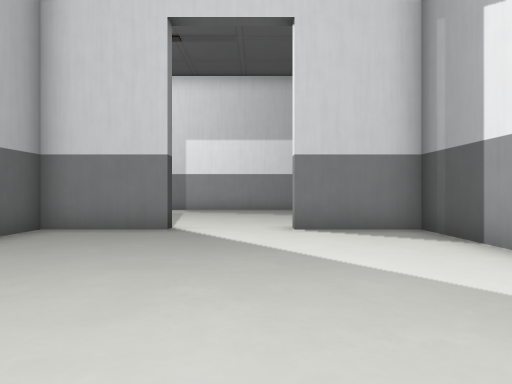
View 1 (above)

20 first-person views from a walk through a Unity game level. The camera is 1.5 m above the floor, looks level and sees 70° across. The floor is counted in squares, 2 m on a side. Each view is taken from the middle of a square. On the plan, view 1 faces up. The plan holds only what a view shows up to about 11 squares ahead; the rest is blank. The place goes on beyond the plan. The player character is not drawn. Some animated figures are left out. Some surface patterns are stand-ins.

View 2
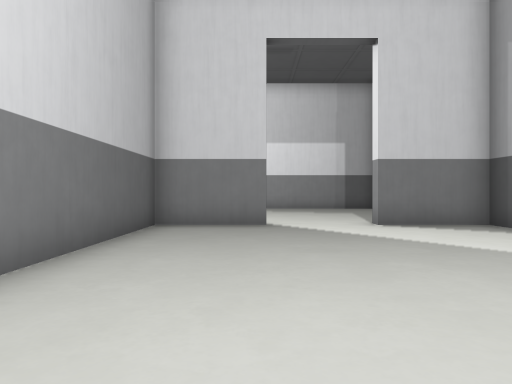

View 3
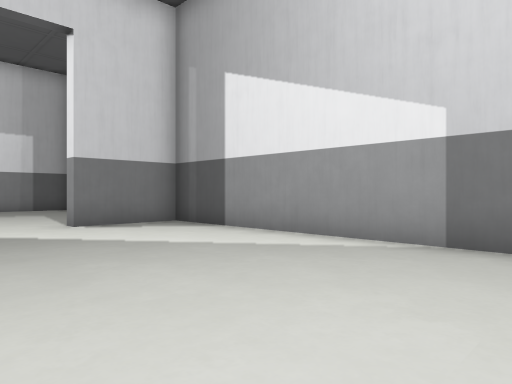

View 4
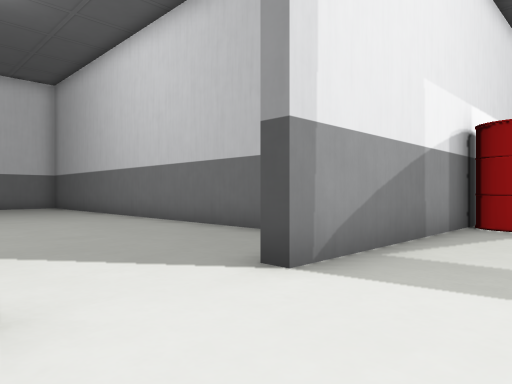

View 5
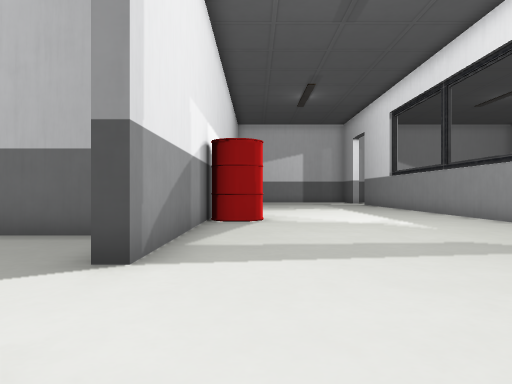

View 6
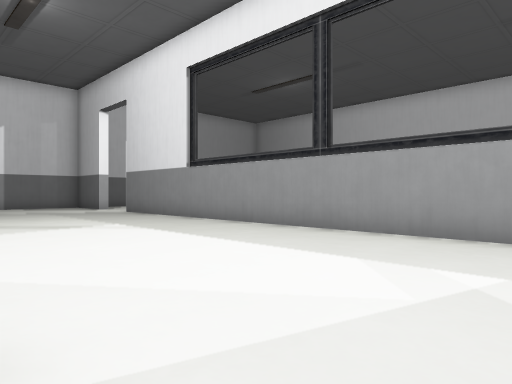

View 7
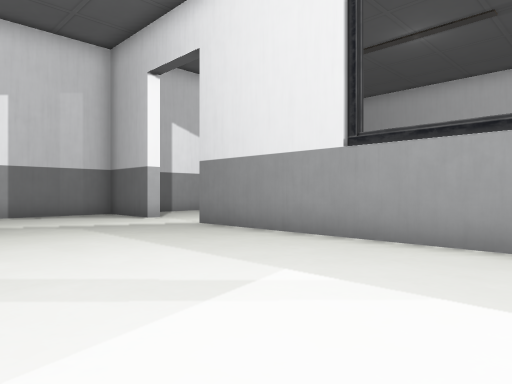

View 8
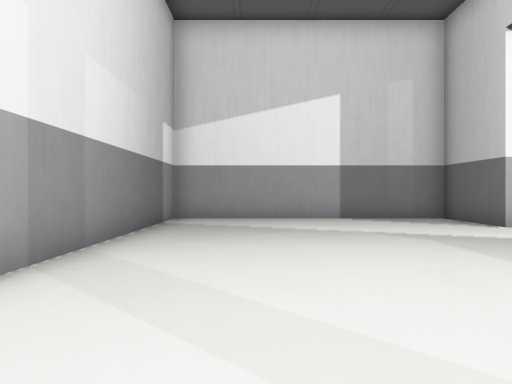

View 9
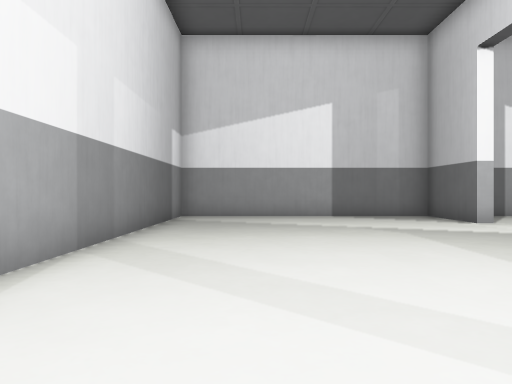

View 10
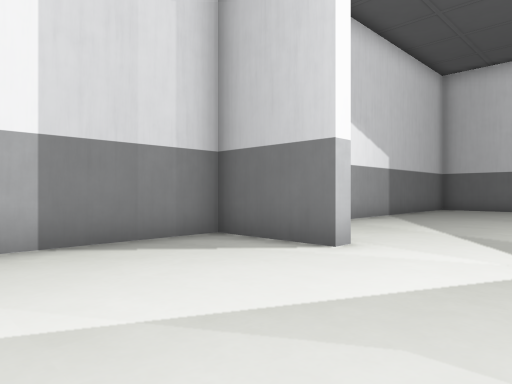

View 11
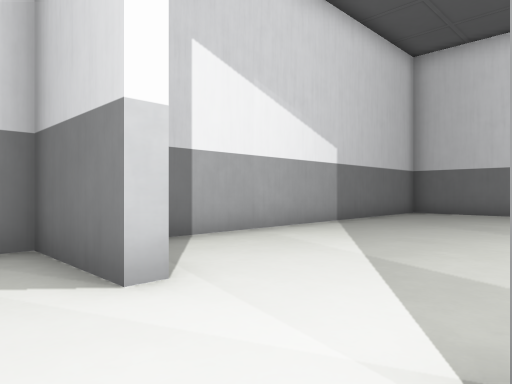

View 12
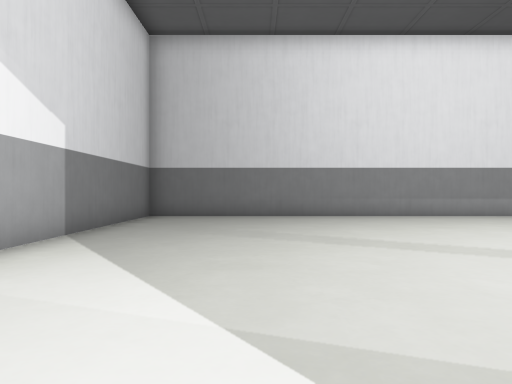

View 13
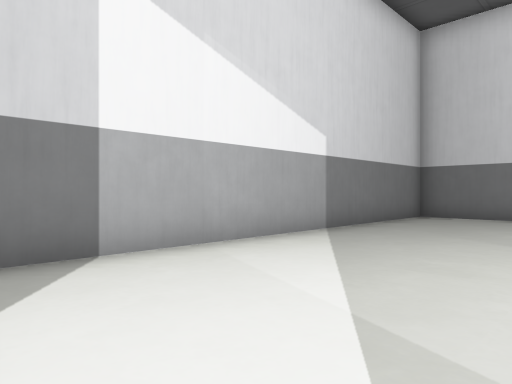

View 14
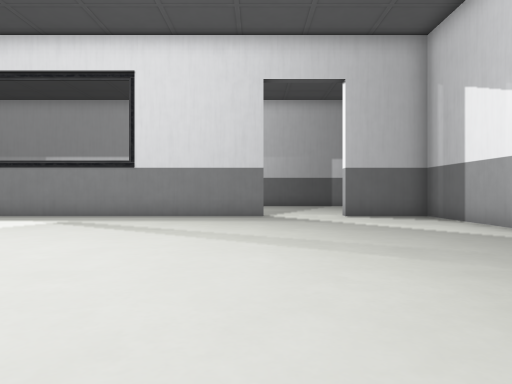

View 15
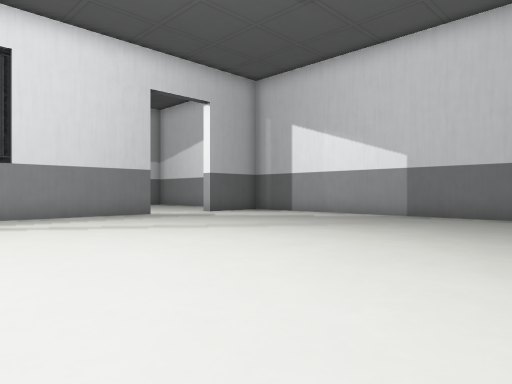

View 16
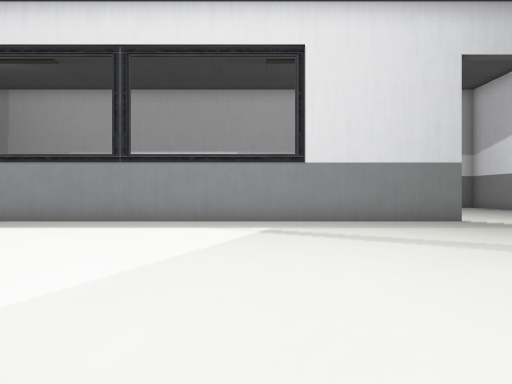

View 17
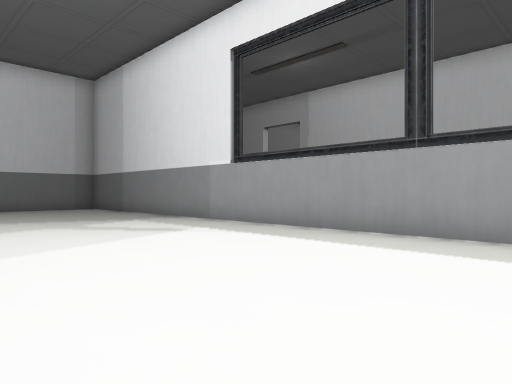

View 18
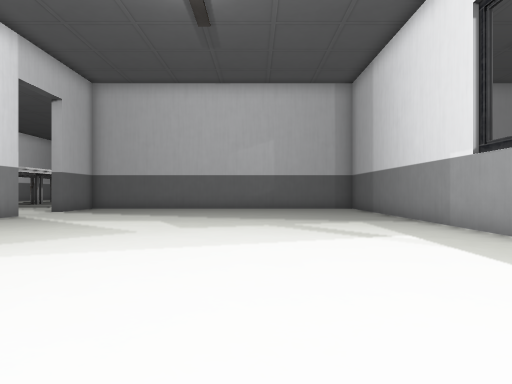

View 19
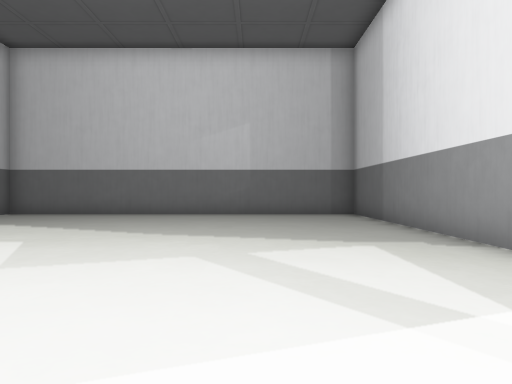

View 20
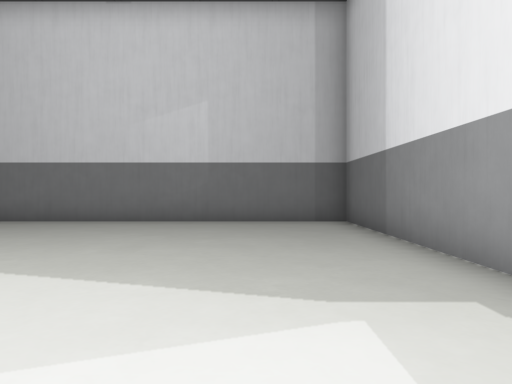

### Floor plan
Points are (right, up) in squares from view 1. A wall is a line through its corners. A room is listed if a view was taken in it or the views show most of it. See-through windows are left out.
Room 1 (views 1, 2, 3)
walls: (-1.8, 7.7) (-1.8, 7.3) (-4.3, 7.3) (-4.3, -0.2); (3.3, -0.1) (3.3, 7.3) (0.8, 7.3)
ways out: opening at (-0.5, 8) to room 2
Room 2 (views 4, 5, 6, 7, 8, 9, 10, 11)
walls: (-7, 15.3) (-19.2, 15.3); (-6.2, 7.7) (-1.8, 7.7); (-21.8, 15.8) (-21.8, 15.3) (-24.3, 15.3) (-24.3, 7.7) (-16.2, 7.7); (0.8, 7.3) (0.8, 7.8)
ways out: opening at (-0.5, 8) to room 1; opening at (-20.5, 16) to room 3
objects: other object (-8, 8) to (-7, 9)
Room 3 (views 12, 13, 14, 15, 16, 17, 18, 19, 20)
walls: (-19.2, 15.7) (3.3, 15.7) (3.3, 24.5); (-24.3, 27.2) (-24.3, 16)
ways out: opening at (-20.5, 16) to room 2

Where each view was taken, in squares from view 1:
view 1: 0 up, 0 right, facing up
view 2: 1 down, 2 left, facing up
view 3: 1 down, 2 left, facing up-right
view 4: 10 up, 1 right, facing down-left
view 5: 9 up, 2 right, facing left
view 6: 9 up, 6 left, facing up-left
view 7: 10 up, 12 left, facing up-left
view 8: 10 up, 14 left, facing left
view 9: 10 up, 13 left, facing left
view 10: 11 up, 19 left, facing up-left
view 11: 14 up, 19 left, facing up-left
view 12: 16 up, 21 left, facing up
view 13: 16 up, 20 left, facing up-left
view 14: 27 up, 19 left, facing down
view 15: 27 up, 13 left, facing down-left
view 16: 25 up, 14 left, facing down
view 17: 22 up, 13 left, facing down-right
view 18: 20 up, 13 left, facing right
view 19: 19 up, 9 left, facing right
view 20: 18 up, 6 left, facing right
